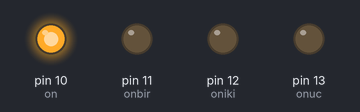
Simulated run of this sketch. Board: Arduino Uno, built with avr-gcc and run on an emulated ATmega328P. On the bench: output pins drawn as LEDs (lit = HIGH).

Above: at 0.05 s.
At 0.25 s:
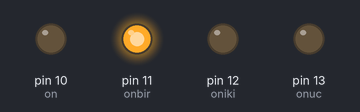
At 0.75 s:
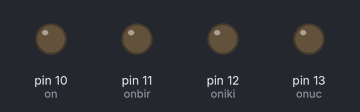
At 1.45 s:
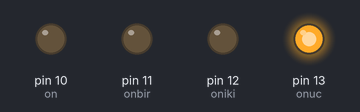
At 2.85 s:
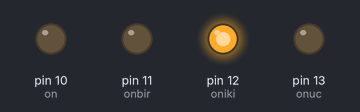
Timing chart, 0 to 3.1 s (numbered marks = the images above):
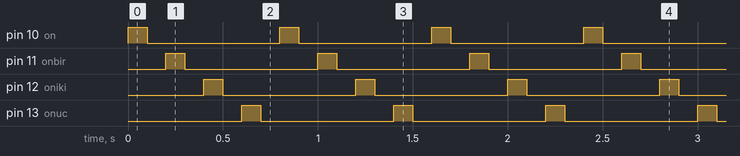

Measured:
- by itself, pin 10 (on), pin 11 (onbir), pin 12 (oniki), pin 13 (onuc): alternates HIGH for 0.10 s and LOW for 0.70 s

The sketch:

s_rayla_yanan_ledler_kod.ino
```cpp
int on=10,onbir=11,oniki=12,onuc=13;
void setup()
{
  pinMode(on ,OUTPUT);
  pinMode(onbir ,OUTPUT);
  pinMode(oniki ,OUTPUT);
  pinMode(onuc ,OUTPUT);
}

void loop()
{
  digitalWrite(on, HIGH);
  delay(100);
  digitalWrite(on, LOW);
  delay(100);


  digitalWrite(onbir, HIGH);
  delay(100);
  digitalWrite(onbir, LOW);
  delay(100);

  digitalWrite(oniki, HIGH);
  delay(100);
  digitalWrite(oniki, LOW);
  delay(100);


  digitalWrite(onuc, HIGH);
  delay(100);
  digitalWrite(onuc, LOW);
  delay(100);


}
```
